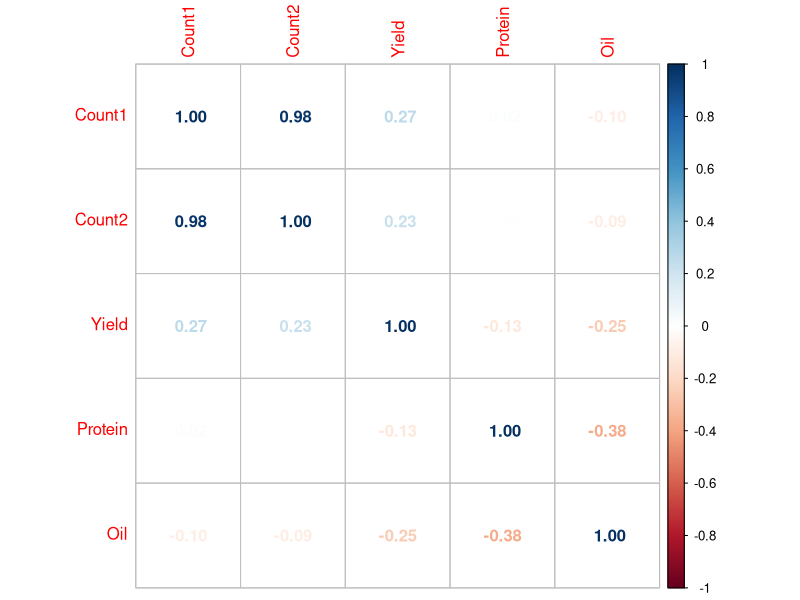
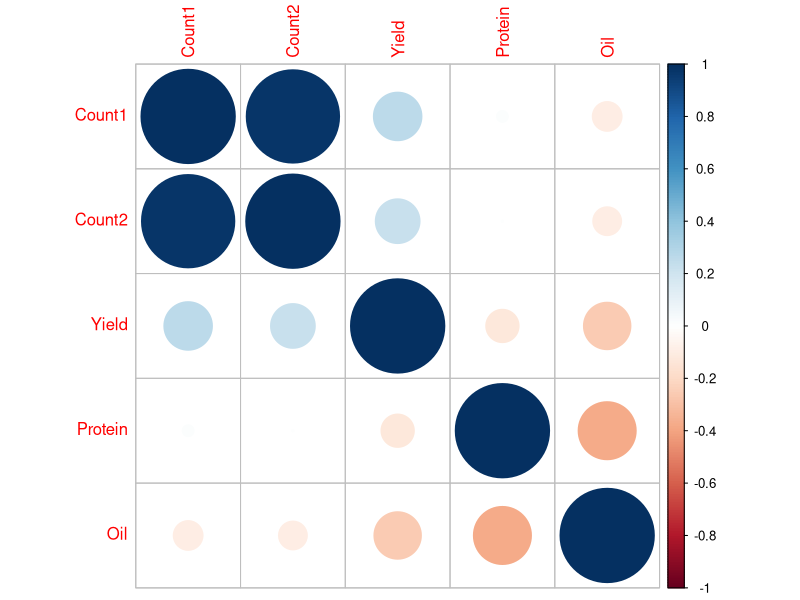
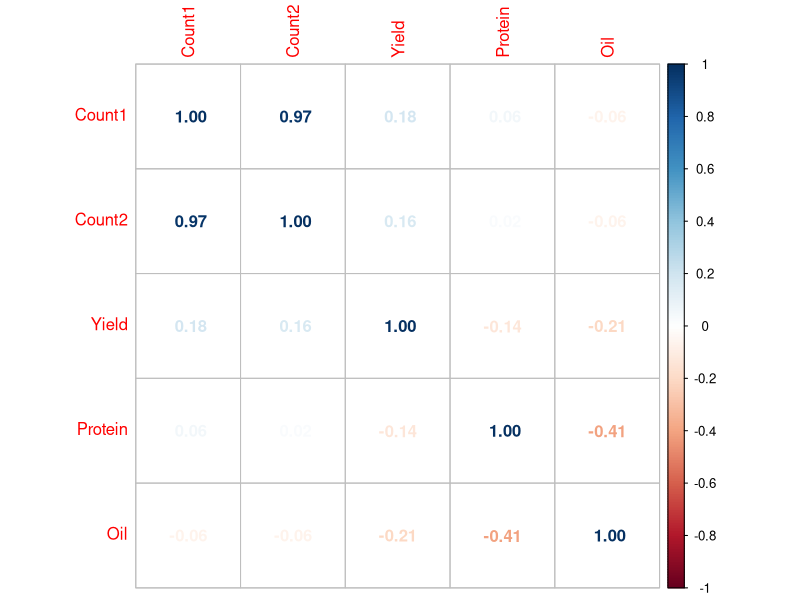
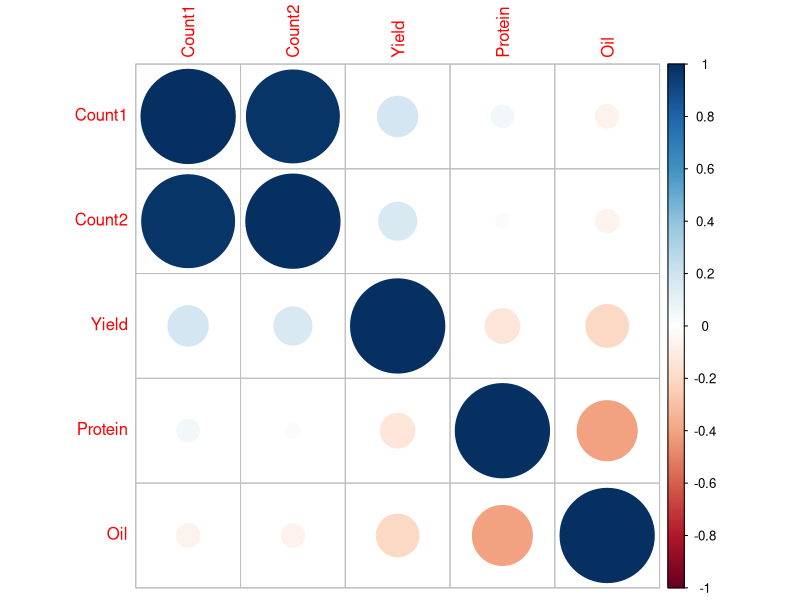

Recreate these plots in R, in order.
## ---- chunk 1
knitr::opts_chunk$set(
	echo = TRUE,
	message = FALSE,
	warning = FALSE
)
## ---- chunk 2

library(tidyverse)
library(Hmisc)
library(corrplot)
library(readr)

## ---- chunk 3

# Introduce the data to R - in this situation, we apply the function read_csv the most important item is to know the physical location of the file. In this example, I mainain a copy in Documents folder on my Mac
  
correlations <- read_csv("Correlations.csv")
correlations

## ---- chunk 4

# In this first example, the "select" option is indicating that we will use all columns except the first one, which is for treatment

example_cor <- correlations %>% 
  select(-Treatment) %>%
  as.matrix() %>%
  rcorr(type = "pearson")

example_cor

# We will now apply the function corrplot, which is in the package "corrplot" to look at the associations

example_cor2 <- correlations %>% 
  select(-Treatment) %>%
  as.matrix() %>%
  cor(method = "pearson")

corrplot(example_cor2, method="number")
corrplot(example_cor2, method="circle")

## ---- chunk 5

# Following again from our example.

example_corB <- correlations %>% 
  select(-Treatment) %>%
  as.matrix() %>%
  rcorr(type = "spearman")

example_corB

# Graphically, following from our initial example.

example_corB2 <- correlations %>% 
  select(-Treatment) %>%
  as.matrix() %>%
  cor(method = "spearman")

corrplot(example_corB2, method="number")
corrplot(example_corB2, method="circle")
